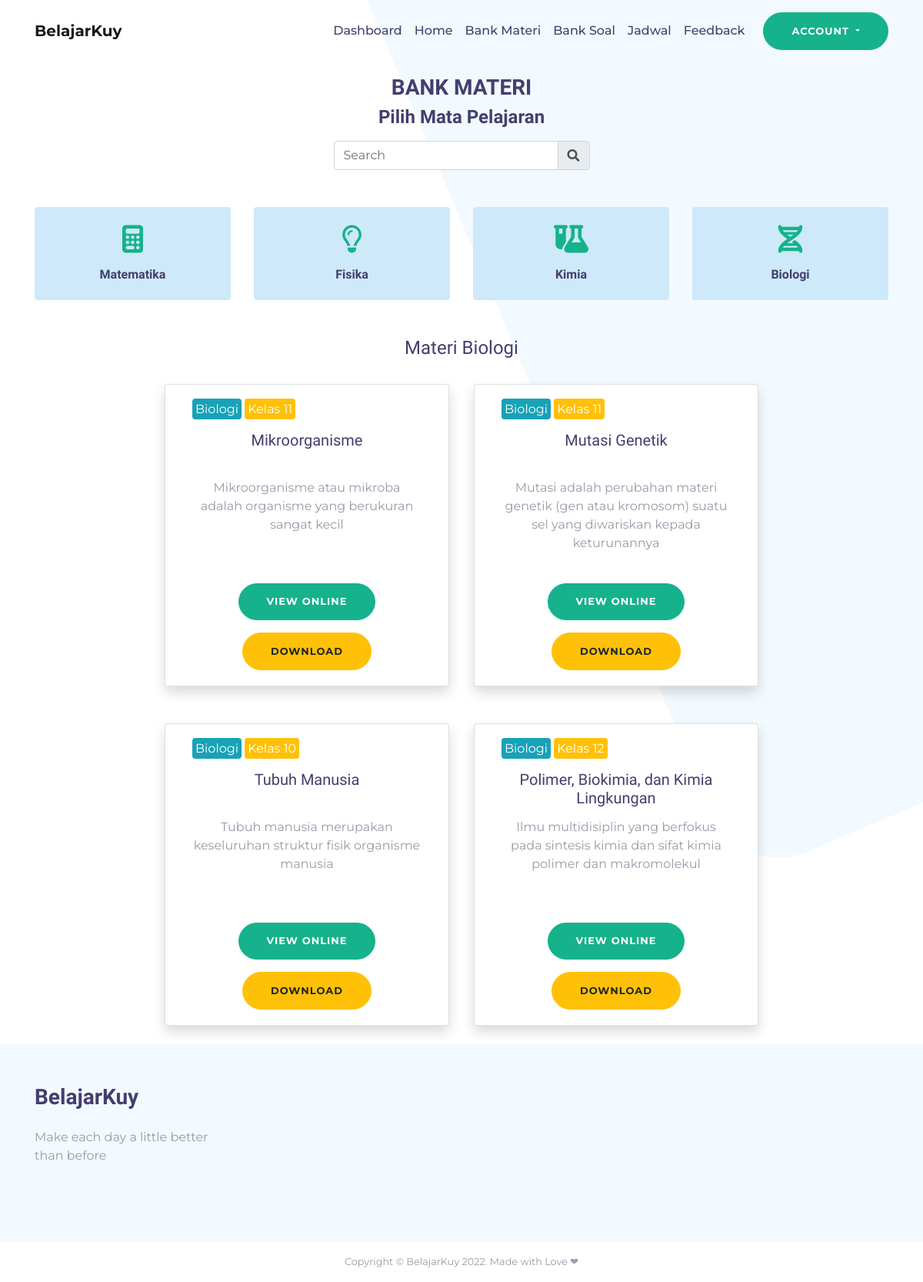
The app's page /materi/?id=biologi (signed in) with its own data.
### tables this page shows
CREATE TABLE `materi` (
  `id_materi` int(3) NOT NULL,
  `id_mapel` int(3) NOT NULL,
  `nama_materi` varchar(255) NOT NULL,
  `desc_materi` varchar(255) NOT NULL,
  `file_materi` varchar(255) NOT NULL,
  `kelas` int(3) NOT NULL
);

CREATE TABLE `mapel` (
  `id_mapel` int(3) NOT NULL,
  `nama_mapel` varchar(255) NOT NULL
);

### materi/index.php (the view, shortened to what this page needs)
<?php
include("../inc/header.php");
include("../config/connect.php");
?>
<div class="position-relative" style="z-index:1;">
  <div class="container">
    <div class="text-center mt-3 mb-3">
      <h3 class="font-weight-bold">BANK MATERI</h3>
      <h4 class="font-weight-bold">Pilih Mata Pelajaran</h4>
    </div>
    <div style="width: 30%;" class="text-center m-auto">
      <form action="./" method="get" name="search">
        <div class="input-group mb-3">
          <input type="search" name="s" class="form-control" placeholder="Search">
          <div class="input-group-append">
            <button class="input-group-text">
              <i class="fa fa-search"></i>
            </button>
          </div>
        </div>
      </form>
    </div>
    <div class="row justify-content-between text-center mt-5">
      <div class="col-md-4 col-lg-3 pb-4">
        <a href="./?id=matematika" class="text-decoration-none">
          <div class="p-4 bg-tutor rounded">
            <i class="fa-solid fa-calculator"></i>
            <h6 class="font-weight-bold mb-0 pt-3">Matematika</h6>
          </div>
        </a>
      </div>
      <div class="col-md-4 col-lg-3 pb-4">
        <a href="./?id=fisika" class="text-decoration-none">
          <div class="p-4 bg-tutor rounded">
            <i class="fa-regular fa-lightbulb"></i>
            <h6 class="font-weight-bold mb-0 pt-3">Fisika</h6>
          </div>
        </a>
      </div>
      <div class="col-md-4 col-lg-3 pb-4">
        <a href="./?id=kimia" class="text-decoration-none">
          <div class="p-4 bg-tutor rounded">
            <i class="fa-solid fa-flask-vial"></i>
            <h6 class="font-weight-bold mb-0 pt-3">Kimia</h6>
          </div>
        </a>
      </div>
      <div class="col-md-4 col-lg-3 pb-4">
        <a href="./?id=biologi" class="text-decoration-none">
          <div class="p-4 bg-tutor rounded">
            <i class="fa-solid fa-dna"></i>
            <h6 class="font-weight-bold mb-0 pt-3">Biologi</h6>
          </div>
        </a>
      </div>
    </div>
    <?php
    if (isset($_GET['id'])) {
      $id = $_GET['id'];
      $sql = "select mapel.nama_mapel, materi.* from mapel join materi on mapel.id_mapel=materi.id_mapel where nama_mapel='$id';";
      $query = mysqli_query($conn, $sql);
      ?>
      <div class="container m-auto">
        <div class="mt-4">
          <div class="text-center">
            <div class="text-primary">
              <h4>Materi <?= ucfirst($id) ?></h4>
            </div>
          </div>
          <div class="row justify-content-center">
            <?php
            while ($row = mysqli_fetch_array($query)) {
            ?>
              <div class="card col-4 mx-3 my-4 shadow">
                <div class="card-body">
                  <div class="text-start mb-3">
                    <span class="bg-info p-1 text-white rounded"><?= $row['nama_mapel'] ?></span>
                    <span class="bg-warning p-1 text-white rounded">Kelas <?= $row['kelas'] ?></span>
                  </div>
                  <div class="text-center">
                    <h5 class="card-title" style="height: 50px;"><?= $row['nama_materi'] ?></h5>
                    <p class="card-text" style="height: 120px;"><?= $row['desc_materi'] ?></p>
                    <div>
                      <a href="../asset/bankmateri/<?= $row['file_materi'] ?>" target="_blank" class="btn btn-sm btn-success mb-3">View Online</a>
                      <a href="../asset/bankmateri/<?= $row['file_materi'] ?>" download="" class="btn btn-sm btn-warning">Download</a>
                    </div>
                  </div>
                </div>
              </div>
            <?php
            }
            ?>
          </div>
        </div>
      </div>
      <?php
    }
    ?>
  </div>
</div>
<?php
include("../inc/footer.php");
?>

### style.css (style rules this page uses)
body { font-family: 'Montserrat', sans-serif; color: #9d97a9; }
h1, h2, h3, h4, h5, h6 { font-family: 'Alata', sans-serif; color: #453e6e; }
.btn { padding: 13.5px 36px; font-weight: 700; border-radius: 30px; font-size: 13px; letter-spacing: 1px; text-transform: uppercase; }
.btn-success { background-color: #15b28b; border-color: #15b28b; }
.bg-tutor { background-color: #cde9fa; transition: all 0.3s ease; }
.bg-tutor i { font-size: 36px; color: #15b28b; }

### records on screen
materi: id_mapel.nama_mapel "Biologi", kelas "11", nama_materi "Mikroorganisme", desc_materi "Mikroorganisme atau mikroba adalah organisme yang berukuran sangat kecil"
materi: id_mapel.nama_mapel "Biologi", kelas "11", nama_materi "Mutasi Genetik", desc_materi "Mutasi adalah perubahan materi genetik (gen atau kromosom) suatu sel yang diwariskan kepada keturunannya"
materi: id_mapel.nama_mapel "Biologi", kelas "10", nama_materi "Tubuh Manusia", desc_materi "Tubuh manusia merupakan keseluruhan struktur fisik organisme manusia"
materi: id_mapel.nama_mapel "Biologi", kelas "12", nama_materi "Polimer, Biokimia, dan Kimia Lingkungan", desc_materi "Ilmu multidisiplin yang berfokus pada sintesis kimia dan sifat kimia polimer dan makromolekul"

### other values on screen
$id "Biologi"
